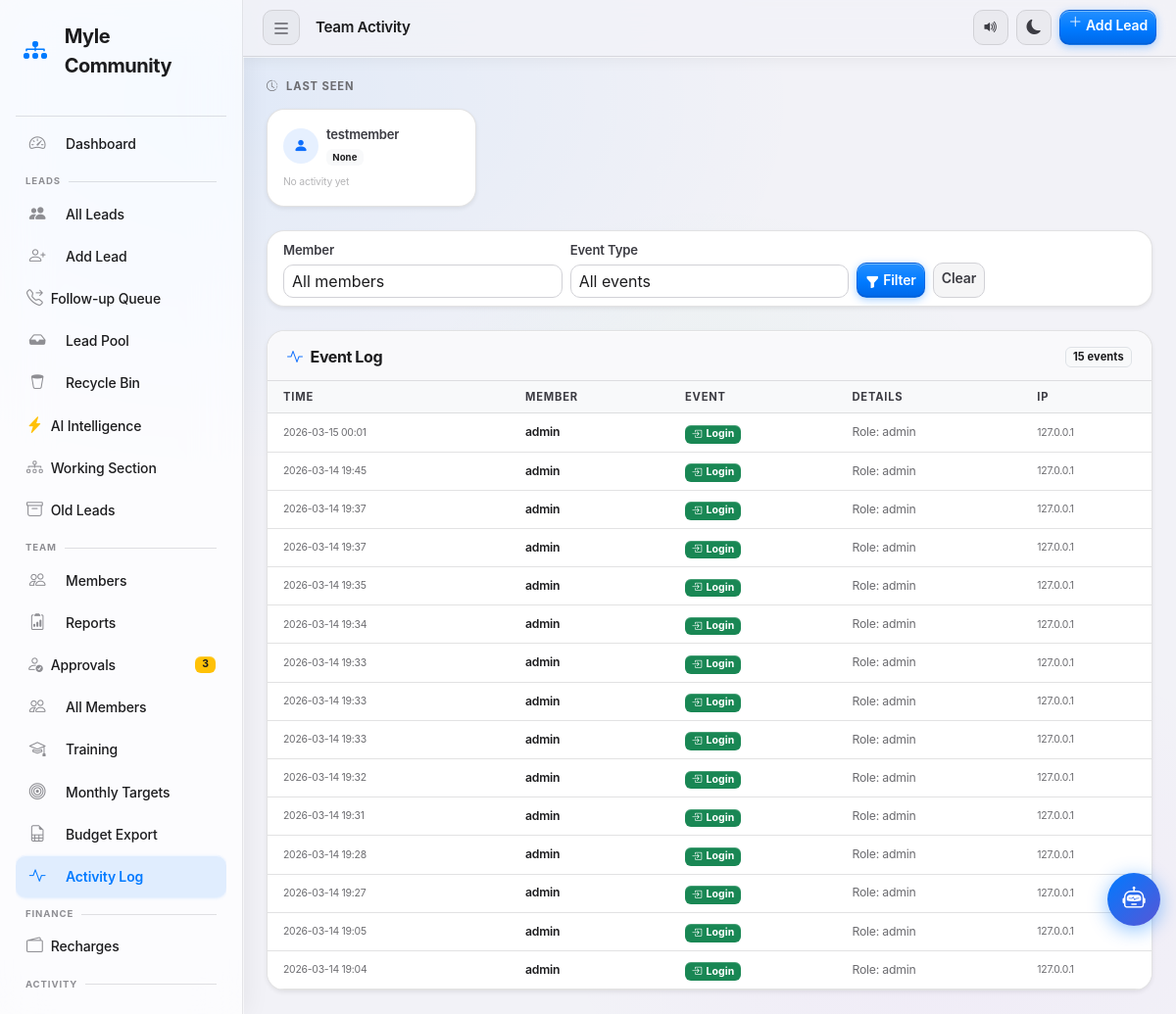
/admin/activity (signed in), run on the app's committed database.
### tables this page shows
CREATE TABLE users (
            id         INTEGER PRIMARY KEY AUTOINCREMENT,
            username   TEXT    NOT NULL UNIQUE,
            password   TEXT    NOT NULL,
            role       TEXT    NOT NULL DEFAULT 'team',
            created_at TEXT    NOT NULL DEFAULT (datetime('now','localtime'))
        , fbo_id TEXT NOT NULL DEFAULT '', upline_name TEXT NOT NULL DEFAULT '', phone TEXT NOT NULL DEFAULT '', status TEXT NOT NULL DEFAULT 'pending', email TEXT NOT NULL DEFAULT '', display_picture TEXT NOT NULL DEFAULT '', calling_reminder_time TEXT NOT NULL DEFAULT '', training_required INTEGER NOT NULL DEFAULT 0, training_status TEXT NOT NULL DEFAULT 'not_required', joining_date TEXT NOT NULL DEFAULT '', certificate_path TEXT NOT NULL DEFAULT '', badges_json TEXT NOT NULL DEFAULT '[]', test_score INTEGER NOT NULL DEFAULT -1, test_attempts INTEGER NOT NULL DEFAULT 0, upline_username TEXT NOT NULL DEFAULT '', certificate_blob TEXT NOT NULL DEFAULT '');

CREATE TABLE activity_log (
            id         INTEGER PRIMARY KEY AUTOINCREMENT,
            username   TEXT    NOT NULL,
            event_type TEXT    NOT NULL,
            details    TEXT    NOT NULL DEFAULT '',
            ip_address TEXT    NOT NULL DEFAULT '',
            created_at TEXT    NOT NULL DEFAULT (datetime('now','localtime'))
        );

### app.py (the view)
@app.route('/admin/activity')
@admin_required
def admin_activity():
    db = get_db()
    page    = int(request.args.get('page', 1))
    per_pg  = 50
    offset  = (page - 1) * per_pg
    filter_user  = request.args.get('user', '')
    filter_event = request.args.get('event', '')
    where, params = ['1=1'], []
    if filter_user:
        where.append('username=?')
        params.append(filter_user)
    if filter_event:
        where.append('event_type=?')
        params.append(filter_event)
    total = db.execute(
        f"SELECT COUNT(*) FROM activity_log WHERE {' AND '.join(where)}", params
    ).fetchone()[0]
    logs = db.execute(
        f"SELECT * FROM activity_log WHERE {' AND '.join(where)} ORDER BY created_at DESC LIMIT ? OFFSET ?",
        params + [per_pg, offset]
    ).fetchall()
    last_seen_rows = db.execute("""
        SELECT u.username, u.display_picture,
               a.event_type, a.created_at
        FROM users u
        LEFT JOIN activity_log a
            ON a.username = u.username
            AND a.created_at = (
                SELECT MAX(a2.created_at) FROM activity_log a2
                WHERE a2.username = u.username
            )
        WHERE u.role = 'team' AND u.status = 'approved'
        ORDER BY a.created_at DESC
    """).fetchall()
    team_members = db.execute(
        "SELECT username FROM users WHERE role='team' AND status='approved' ORDER BY username"
    ).fetchall()
    db.close()
    total_pages = max(1, (total + per_pg - 1) // per_pg)
    return render_template('activity_log.html',
                           logs=logs, total=total, page=page,
                           total_pages=total_pages,
                           last_seen=last_seen_rows,
                           team_members=team_members,
                           filter_user=filter_user,
                           filter_event=filter_event,
                           event_types=['login','logout','lead_update','report_submit','lead_claim'])

### app.py (called while the page is built, shortened)
def _check_session_valid():
    username = session.get('username')
    if not username:
        return False
    try:
        db = get_db()
        row = db.execute(
            "SELECT status FROM users WHERE username=?", (username,)
        ).fetchone()
        db.close()
        if not row or row['status'] != 'approved':
            session.clear()
            return False
        return True
    except Exception as e:
        app.logger.error(f"_check_session_valid() DB error: {e}")
        return True  # fail-open: let the route handle the DB error

def admin_required(f):
    @wraps(f)
    def decorated(*args, **kwargs):
        if 'username' not in session:
            flash('Please log in to continue.', 'warning')
            return redirect(url_for('login'))
        if not _check_session_valid():
            flash('Your account is no longer active. Please contact an admin.', 'danger')
            return redirect(url_for('login'))
        if session.get('role') != 'admin':
            flash('Admin access required.', 'danger')
            return redirect(url_for('team_dashboard'))
        return f(*args, **kwargs)
    return decorated

@app.context_processor
def inject_pending_count():
    try:
        if session.get('role') == 'admin':
            db  = get_db()
            row = db.execute("""
                SELECT
                  (SELECT COUNT(*) FROM users           WHERE status='pending') as pu,
                  (SELECT COUNT(*) FROM wallet_recharges WHERE status='pending') as wp,
                  (SELECT COUNT(*) FROM leads WHERE in_pool=0 AND deleted_at='' AND status='Lost') as lc
            """).fetchone()
            db.close()
            return {'pending_count': row['pu'], 'wallet_pending': row['wp'],
                    'has_pending_work': False, 'lost_count': row['lc']}
    except Exception as e:
        app.logger.error(f"inject_pending_count() failed: {e}")
    return {'pending_count': 0, 'wallet_pending': 0, 'has_pending_work': False, 'lost_count': 0}

@app.before_request
def dev_bypass_auth():
    if not _DEV_BYPASS_AUTH or session.get('username'):
        return
    if request.path.startswith('/static') or request.path.startswith('/watch/'):
        return
    session['username'] = 'admin'
    session['role'] = 'admin'
    session.permanent = True

@app.context_processor
def inject_csrf_token():
    return {'csrf_token': session.get('_csrf_token', '')}

### templates/activity_log.html (shortened to what this page needs)
{% extends "base.html" %}
{% block page_title %}Team Activity{% endblock %}
{% block content %}
<div class="mb-4">
  <h6 class="card-section-title mb-3"><i class="bi bi-clock-history me-2"></i>Last Seen</h6>
  <div class="row g-3">
    {% for member in last_seen %}
    <div class="col-6 col-md-3">
      <div class="card border-0 shadow-sm h-100">
        <div class="card-body py-3 px-3">
          <div class="d-flex align-items-center gap-2 mb-2">
            {% if member.display_picture %}
              <img src="{{ member.display_picture }}" alt="DP"
                   style="width:36px;height:36px;border-radius:50%;object-fit:cover;">
            {% else %}
              <div class="d-flex align-items-center justify-content-center rounded-circle bg-primary bg-opacity-10"
                   style="width:36px;height:36px;flex-shrink:0;">
                <i class="bi bi-person-fill text-primary"></i>
              </div>
            {% endif %}
            <div class="min-width-0">
              <div class="fw-semibold small text-truncate">{{ member.username }}</div>
              <span class="badge
                {% if member.event_type == 'login' %}bg-success
                {% elif member.event_type == 'logout' %}bg-secondary
                {% elif member.event_type == 'lead_update' %}bg-primary
                {% elif member.event_type == 'report_submit' %}bg-info text-dark
                {% elif member.event_type == 'lead_claim' %}bg-warning text-dark
                {% else %}bg-light text-dark{% endif %}"
                style="font-size:0.6rem;">
                {{ member.event_type | replace('_',' ') | title }}
              </span>
            </div>
          </div>
          <div class="label-xs text-muted">
            {% if member.created_at %}
              <i class="bi bi-clock me-1 opacity-50"></i>{{ member.created_at[:16] }}
            {% else %}
              <span class="opacity-50">No activity yet</span>
            {% endif %}
          </div>
        </div>
      </div>
    </div>
    {% endfor %}
  </div>
</div>
<div class="card border-0 shadow-sm mb-4">
  <div class="card-body py-2 px-3">
    <form method="get" action="{{ url_for('admin_activity') }}" class="row g-2 align-items-end">
      <div class="col-md-4">
        <label class="form-label fw-semibold small mb-1">Member</label>
        <select name="user" class="form-select form-select-sm">
          <option value="">All members</option>
        </select>
      </div>
      <div class="col-md-4">
        <label class="form-label fw-semibold small mb-1">Event Type</label>
        <select name="event" class="form-select form-select-sm">
          <option value="">All events</option>
        </select>
      </div>
      <div class="col-auto">
        <button type="submit" class="btn btn-sm btn-primary">
          <i class="bi bi-funnel-fill me-1"></i>Filter
        </button>
        <a href="{{ url_for('admin_activity') }}" class="btn btn-sm btn-outline-secondary ms-1">Clear</a>
      </div>
    </form>
  </div>
</div>
<div class="card border-0 shadow-sm">
  <div class="card-header d-flex justify-content-between align-items-center">
    <h6 class="mb-0"><i class="bi bi-activity me-2 text-primary"></i>Event Log</h6>
    <span class="badge bg-light text-dark border">{{ total }} events</span>
  </div>
  <div class="card-body p-0">
    {% if logs %}
    <div class="table-responsive">
      <table class="table table-hover align-middle mb-0">
        <thead class="table-light">
          <tr>
            <th class="ps-3">Time</th>
            <th>Member</th>
            <th>Event</th>
            <th>Details</th>
            <th class="d-none d-md-table-cell">IP</th>
          </tr>
        </thead>
        <tbody>
          {% for log in logs %}
          <tr>
            <td class="ps-3 label-xs text-muted text-nowrap">{{ log.created_at[:16] }}</td>
            <td class="fw-semibold small">{{ log.username }}</td>
            <td>
              {% if log.event_type == 'login' %}
                <span class="badge bg-success"><i class="bi bi-box-arrow-in-right me-1"></i>Login</span>
              {% elif log.event_type == 'logout' %}
                <span class="badge bg-secondary"><i class="bi bi-box-arrow-right me-1"></i>Logout</span>
              {% elif log.event_type == 'lead_update' %}
                <span class="badge bg-primary"><i class="bi bi-pencil-fill me-1"></i>Lead Update</span>
              {% elif log.event_type == 'report_submit' %}
                <span class="badge bg-info text-dark"><i class="bi bi-clipboard2-check-fill me-1"></i>Report</span>
              {% elif log.event_type == 'lead_claim' %}
                <span class="badge bg-warning text-dark"><i class="bi bi-lightning-charge-fill me-1"></i>Lead Claim</span>
              {% else %}
                <span class="badge bg-light text-dark">{{ log.event_type }}</span>
              {% endif %}
            </td>
            <td class="small text-muted">{{ log.details or '—' }}</td>
            <td class="d-none d-md-table-cell label-xs text-muted">{{ log.ip_address or '—' }}</td>
          </tr>
          {% endfor %}
        </tbody>
      </table>
    </div>
    {% else %}
    <div class="text-center py-5 text-muted">
      <i class="bi bi-activity fs-1 d-block mb-2 opacity-25"></i>
      No activity logs found{% if filter_user or filter_event %} for this filter{% endif %}.
    </div>
    {% endif %}
  </div>
</div>
{% endblock %}

### templates/base.html (style rules this page uses)
.btn, .wk-batch-btn, .wk-tab, .nav-link, .wk-action-btn { transition: transform 0.1s cubic-bezier(0.34, 1.56, 0.64, 1), box-shadow 0.1s ease !important; }

### data on the page
users: username "testmember", event_type "None"
activity_log: created_at "2026-03-15 00:01", username "admin", event_type "login" (drawn), details "Role: admin", ip_address "127.0.0.1"
activity_log: created_at "2026-03-14 19:45", username "admin", event_type "login" (drawn), details "Role: admin", ip_address "127.0.0.1"
activity_log: created_at "2026-03-14 19:37", username "admin", event_type "login" (drawn), details "Role: admin", ip_address "127.0.0.1"
activity_log: created_at "2026-03-14 19:37", username "admin", event_type "login" (drawn), details "Role: admin", ip_address "127.0.0.1"
activity_log: created_at "2026-03-14 19:35", username "admin", event_type "login" (drawn), details "Role: admin", ip_address "127.0.0.1"
activity_log: created_at "2026-03-14 19:34", username "admin", event_type "login" (drawn), details "Role: admin", ip_address "127.0.0.1"
activity_log: created_at "2026-03-14 19:33", username "admin", event_type "login" (drawn), details "Role: admin", ip_address "127.0.0.1"
activity_log: created_at "2026-03-14 19:33", username "admin", event_type "login" (drawn), details "Role: admin", ip_address "127.0.0.1"
activity_log: created_at "2026-03-14 19:33", username "admin", event_type "login" (drawn), details "Role: admin", ip_address "127.0.0.1"
activity_log: created_at "2026-03-14 19:32", username "admin", event_type "login" (drawn), details "Role: admin", ip_address "127.0.0.1"
activity_log: created_at "2026-03-14 19:31", username "admin", event_type "login" (drawn), details "Role: admin", ip_address "127.0.0.1"
activity_log: created_at "2026-03-14 19:28", username "admin", event_type "login" (drawn), details "Role: admin", ip_address "127.0.0.1"
activity_log: created_at "2026-03-14 19:27", username "admin", event_type "login" (drawn), details "Role: admin", ip_address "127.0.0.1"
activity_log: created_at "2026-03-14 19:05", username "admin", event_type "login" (drawn), details "Role: admin", ip_address "127.0.0.1"
activity_log: created_at "2026-03-14 19:04", username "admin", event_type "login" (drawn), details "Role: admin", ip_address "127.0.0.1"

### other printed values
{{ pending_count }} "3"
{{ total }} "15"
